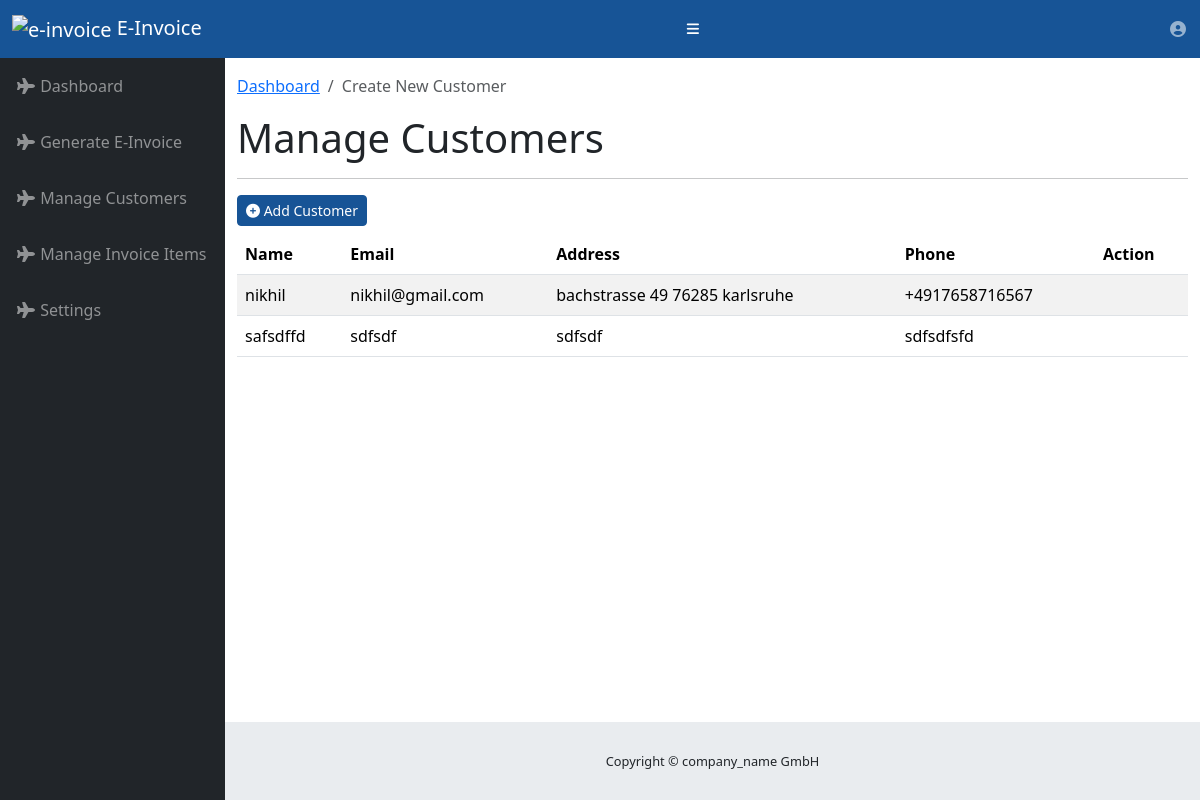
/manage_customers (signed in), run on the app's committed database.
### e_invoice.py (models this page shows)
class Customers(db.Model):
    __tablename__ = 'customers'
    id = db.Column(db.Integer, primary_key=True) # primary keys are required by SQLAlchemy
    name = db.Column(db.String(1000), nullable=False)
    email = db.Column(db.String(100), unique=True)
    address = db.Column(db.String(100), nullable=False)
    phone_number = db.Column(db.String(100), nullable=False)

### e_invoice.py (the view)
@app.route('/manage_customers', methods=['GET'])
@login_required
def manage_customers():
    customers = Customers.query.all()
    return render_template("customers.html", customers = customers)

### e_invoice.py (called while the page is built)
@login_manager.user_loader
def load_user(user_id):
    return Users.query.get(int(user_id))

### templates/customers.html (shortened to what this page needs)
{% extends 'base.html' %}
{% block breadcrumb %}
  <li class="breadcrumb-item active">{% block title %}Create New Customer{% endblock %}</li>
{% endblock %}
{% block content %}
  <h1>Manage Customers</h1>
  <hr/>
  <button class="btn btn-sm btn-primary" data-toggle="modal" data-title="Add" data-target="#add-customer" type="button">
    <i class="fa fa-plus-circle"></i>  Add Customer
  </button>
  <div class="table-responsive mt-2">
    <table class="table table-striped">
      <thead>
        <tr>
          <th>Name</th>
          <th>Email</th>
          <th>Address</th>
          <th>Phone</th>
          <th>Action</th>
        </tr>
      </thead>
      <tbody id="vacation-table-body">
      {% for customer in customers %}
        <tr>
          <td>{{ customer.name }}</td>
          <td>{{ customer.email }}</td>
          <td>{{ customer.address }}</td>
          <td>{{customer.phone_number}} </td>
          <td></td>
        </tr>
      {% endfor %}
      </tbody>
    </table>
  </div>
{% endblock %}

### static/css/sb-admin.css (style rules this page uses)
html { position: relative; min-height: 100%; }
body { height: 100%; }
:root { --input-padding-x: 0.75rem; --input-padding-y: 0.75rem; }

### static/css/custom.css (style rules this page uses)
.btn-primary { color: #fff; background-color: #175496; border-color: #175496; }

### data on the page
Customers: name "nikhil", email "nikhil@gmail.com", address "bachstrasse 49 76285 karlsruhe", phone_number "+4917658716567"
Customers: name "safsdffd", email "sdfsdf", address "sdfsdf", phone_number "sdfsdfsfd"
